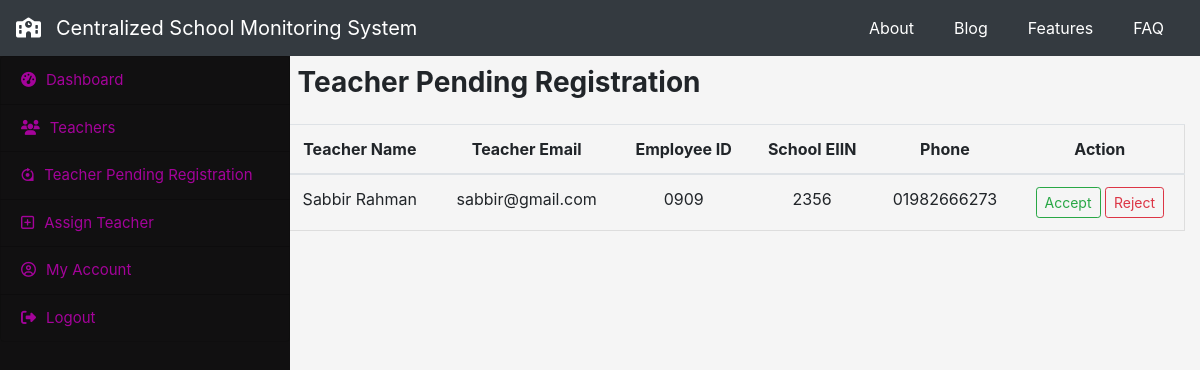
Page /headmaster/teacherverification (signed in) on the committed database.
### initapp/models.py (models this page shows, shortened)
class teacher_verify(models.Model):
    t_fullname = models.CharField(max_length=100, blank=False, null=False)
    t_email = models.CharField(max_length=100, blank=False, null=False)
    t_empid = models.CharField(max_length=100, primary_key=True)
    t_pass = models.CharField(max_length=50, blank=False, null=False)
    t_phone = models.CharField(max_length=50, blank=False, null=False)
    sch_eiin = models.CharField(
        max_length=25, blank=False, null=False, default=None)
    def approve_teacher(self):
        return f"./teacher_approve/{self.t_empid}/"
    def reject_teacher(self):
        return f"./teacher_reject/{self.t_empid}/"

### headmaster/views.py (the view)
# urls.py: path('teacherverification', views.teacherverification,
def teacherverification(request):
    s_eiin = headmaster_account.objects.get(
        h_empid=request.session.get('headmaster_eid'))
    check_ein = s_eiin.sch_eiin
    tv = teacher_verify.objects.filter(sch_eiin=check_ein)
    return render(request, 'headmaster/teacher_verification.html', {'tv': tv})

### headmaster/templates/headmaster/teacher_verification.html (shortened to what this page needs)
{% extends 'headmaster/h_base.html' %}
{% block content %}
<div>
  <h3 class="font-weight-bold mb-4 d-inline-block">Teacher Pending Registration</h3>
</div>
<div class="row teacher_verify">
  <table class="table" style="text-align: center;">
    <thead>
      <tr>
        <th scope="col">Teacher Name</th>
        <th scope="col">Teacher Email</th>
        <th scope="col">Employee ID</th>
        <th scope="col">School EIIN</th>
        <th scope="col">Phone</th>
        <th scope="col">Action</th>
      </tr>
    </thead>
    <tbody>
      {% for teacher in tv %}
      <tr>
        <td>{{ teacher.t_fullname }}</td>
        <td>{{ teacher.t_email}}</td>
        <td>{{ teacher.t_empid }}</td>
        <td>{{ teacher.sch_eiin}}</td>
        <td> {{ teacher.t_phone }}</td>
        <td>
          <a href="{{ teacher.approve_teacher }}" class="btn btn-sm btn-outline-success">Accept</a>
          <a href="{{ teacher.reject_teacher }}" class="btn btn-sm btn-outline-danger">Reject</a>
        </td>
      </tr>
      {% endfor %}
    </tbody>
  </table>
</div>
{% endblock %}

### static/styles/app.css (style rules this page uses)
body { background-color: whitesmoke; }
.allteacher .table, .teacher_verify .table, .head_verify .table, .assign_tech_table .table { text-align:center; border: 1px solid #ddd; }

### rows in the picture
teacher_verify: t_fullname "Sabbir Rahman", t_email "sabbir@gmail.com", t_empid "0909", sch_eiin "2356", t_phone "01982666273"
